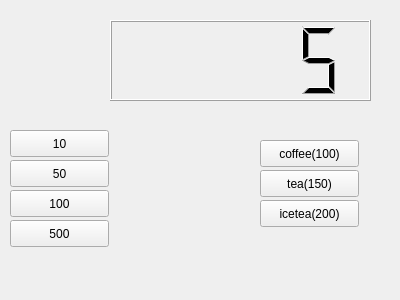
<?xml version="1.0" encoding="UTF-8"?>
<ui version="4.0">
 <class>Widget</class>
 <widget class="QWidget" name="Widget">
  <property name="geometry">
   <rect>
    <x>0</x>
    <y>0</y>
    <width>400</width>
    <height>300</height>
   </rect>
  </property>
  <property name="windowTitle">
   <string>Widget</string>
  </property>
  <widget class="QLCDNumber" name="lcdNumber">
   <property name="geometry">
    <rect>
     <x>110</x>
     <y>20</y>
     <width>261</width>
     <height>81</height>
    </rect>
   </property>
   <property name="smallDecimalPoint">
    <bool>false</bool>
   </property>
   <property name="intValue" stdset="0">
    <number>5</number>
   </property>
  </widget>
  <widget class="QPushButton" name="pb50">
   <property name="geometry">
    <rect>
     <x>10</x>
     <y>160</y>
     <width>99</width>
     <height>27</height>
    </rect>
   </property>
   <property name="text">
    <string>50</string>
   </property>
  </widget>
  <widget class="QPushButton" name="pb100">
   <property name="geometry">
    <rect>
     <x>10</x>
     <y>190</y>
     <width>99</width>
     <height>27</height>
    </rect>
   </property>
   <property name="text">
    <string>100</string>
   </property>
  </widget>
  <widget class="QPushButton" name="pb10">
   <property name="geometry">
    <rect>
     <x>10</x>
     <y>130</y>
     <width>99</width>
     <height>27</height>
    </rect>
   </property>
   <property name="text">
    <string>10</string>
   </property>
  </widget>
  <widget class="QPushButton" name="pb500">
   <property name="geometry">
    <rect>
     <x>10</x>
     <y>220</y>
     <width>99</width>
     <height>27</height>
    </rect>
   </property>
   <property name="text">
    <string>500</string>
   </property>
  </widget>
  <widget class="QPushButton" name="coffee">
   <property name="geometry">
    <rect>
     <x>260</x>
     <y>140</y>
     <width>99</width>
     <height>27</height>
    </rect>
   </property>
   <property name="text">
    <string>coffee(100)</string>
   </property>
  </widget>
  <widget class="QPushButton" name="tea">
   <property name="geometry">
    <rect>
     <x>260</x>
     <y>170</y>
     <width>99</width>
     <height>27</height>
    </rect>
   </property>
   <property name="text">
    <string>tea(150)</string>
   </property>
  </widget>
  <widget class="QPushButton" name="icetea">
   <property name="geometry">
    <rect>
     <x>260</x>
     <y>200</y>
     <width>99</width>
     <height>27</height>
    </rect>
   </property>
   <property name="text">
    <string>icetea(200)</string>
   </property>
  </widget>
 </widget>
 <layoutdefault spacing="6" margin="11"/>
 <resources/>
 <connections/>
</ui>
